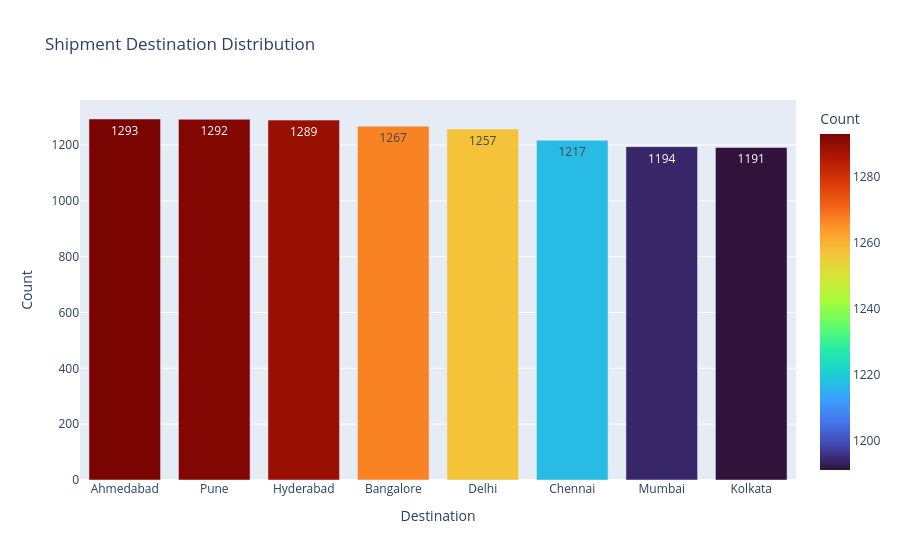

Here is the notebook cell this chart was saved with:
### Markdown cell above
## Shipment Destination

### Code cell
destination=df["destination"].value_counts().reset_index()
destination.columns=["Destination","Count"]
fig=px.bar(destination,x="Destination",y="Count",color="Count",text="Count",color_continuous_scale="Turbo",title="Shipment Destination Distribution")
fig.show()

### Figure 1 — Plotly figure (JSON) as saved in the notebook; plotly's stock layout.template omitted (floating-point values rounded to 4 significant figures)
{"data": [{"hovertemplate": "Destination=%{x}<br>Count=%{marker.color}<extra></extra>", "legendgroup": "", "marker": {"color": [1293, 1292, 1289, 1267, 1257, 1217, 1194, 1191], "coloraxis": "coloraxis", "pattern": {"shape": ""}}, "name": "", "orientation": "v", "showlegend": false, "text": [1293.0, 1292.0, 1289.0, 1267.0, 1257.0, 1217.0, 1194.0, 1191.0], "textposition": "auto", "type": "bar", "x": ["Ahmedabad", "Pune", "Hyderabad", "Bangalore", "Delhi", "Chennai", "Mumbai", "Kolkata"], "xaxis": "x", "y": [1293, 1292, 1289, 1267, 1257, 1217, 1194, 1191], "yaxis": "y"}], "layout": {"barmode": "relative", "coloraxis": {"autocolorscale": false, "colorbar": {"title": {"text": "Count"}}, "colorscale": [[0, "#30123b"], [0.07143, "#4145ab"], [0.1429, "#4675ed"], [0.2143, "#39a2fc"], [0.2857, "#1bcfd4"], [0.3571, "#24eca6"], [0.4286, "#61fc6c"], [0.5, "#a4fc3b"], [0.5714, "#d1e834"], [0.6429, "#f3c63a"], [0.7143, "#fe9b2d"], [0.7857, "#f36315"], [0.8571, "#d93806"], [0.9286, "#b11901"], [1, "#7a0402"]]}, "legend": {"tracegroupgap": 0}, "title": {"text": "Shipment Destination Distribution"}, "xaxis": {"anchor": "y", "domain": [0, 1], "title": {"text": "Destination"}}, "yaxis": {"anchor": "x", "domain": [0, 1], "title": {"text": "Count"}}}}
